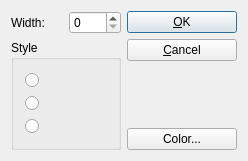
<?xml version="1.0" encoding="UTF-8"?>
<ui version="4.0">
 <comment> * OpenRPT report writer and rendering engine
 * Copyright (C) 2001-2011 by OpenMFG, LLC
 *
 * This library is free software; you can redistribute it and/or
 * modify it under the terms of the GNU Lesser General Public
 * License as published by the Free Software Foundation; either
 * version 2.1 of the License, or (at your option) any later version.
 *
 * This library is distributed in the hope that it will be useful,
 * but WITHOUT ANY WARRANTY; without even the implied warranty of
 * MERCHANTABILITY or FITNESS FOR A PARTICULAR PURPOSE. See the GNU
 * Lesser General Public License for more details.
 *
 * You should have received a copy of the GNU Lesser General Public
 * License along with this library; if not, write to the Free Software
 * Foundation, Inc., 59 Temple Place, Suite 330, Boston, MA 02111-1307 USA
 * Please contact info@openmfg.com with any questions on this license.</comment>
 <class>PathEditor</class>
 <widget class="QDialog" name="PathEditor">
  <property name="geometry">
   <rect>
    <x>0</x>
    <y>0</y>
    <width>248</width>
    <height>161</height>
   </rect>
  </property>
  <property name="windowTitle">
   <string>Stroke properties</string>
  </property>
  <layout class="QHBoxLayout">
   <property name="margin">
    <number>11</number>
   </property>
   <item>
    <layout class="QVBoxLayout">
     <item>
      <layout class="QHBoxLayout">
       <item>
        <widget class="QLabel" name="_lblWidth">
         <property name="text">
          <string>Width:</string>
         </property>
        </widget>
       </item>
       <item>
        <widget class="QSpinBox" name="_sbWidth"/>
       </item>
      </layout>
     </item>
     <item>
      <widget class="QGroupBox" name="_gbStyle">
       <property name="title">
        <string>Style</string>
       </property>
       <layout class="QGridLayout">
        <property name="margin">
         <number>11</number>
        </property>
        <item row="0" column="0">
         <widget class="QRadioButton" name="_rbSolidStyle">
          <property name="text">
           <string/>
          </property>
          <property name="icon">
           <iconset resource="../images/OpenRPTWrtembed.qrc">
            <normaloff>:/OpenRPT/images/line_solid.png</normaloff>:/OpenRPT/images/line_solid.png</iconset>
          </property>
          <property name="iconSize">
           <size>
            <width>80</width>
            <height>16</height>
           </size>
          </property>
         </widget>
        </item>
        <item row="1" column="0">
         <widget class="QRadioButton" name="_rbDashedStyle">
          <property name="text">
           <string/>
          </property>
          <property name="icon">
           <iconset resource="../images/OpenRPTWrtembed.qrc">
            <normaloff>:/OpenRPT/images/line_dashed.png</normaloff>:/OpenRPT/images/line_dashed.png</iconset>
          </property>
          <property name="iconSize">
           <size>
            <width>80</width>
            <height>16</height>
           </size>
          </property>
         </widget>
        </item>
        <item row="2" column="0">
         <widget class="QRadioButton" name="_rbDottedStyle">
          <property name="text">
           <string/>
          </property>
          <property name="icon">
           <iconset resource="../images/OpenRPTWrtembed.qrc">
            <normaloff>:/OpenRPT/images/line_dotted.png</normaloff>:/OpenRPT/images/line_dotted.png</iconset>
          </property>
          <property name="iconSize">
           <size>
            <width>80</width>
            <height>16</height>
           </size>
          </property>
         </widget>
        </item>
       </layout>
      </widget>
     </item>
    </layout>
   </item>
   <item>
    <layout class="QVBoxLayout">
     <item>
      <widget class="QPushButton" name="_btnAccept">
       <property name="text">
        <string>&amp;OK</string>
       </property>
      </widget>
     </item>
     <item>
      <widget class="QPushButton" name="_btnCancel">
       <property name="text">
        <string>&amp;Cancel</string>
       </property>
      </widget>
     </item>
     <item>
      <spacer>
       <property name="orientation">
        <enum>Qt::Vertical</enum>
       </property>
       <property name="sizeType">
        <enum>QSizePolicy::Expanding</enum>
       </property>
       <property name="sizeHint" stdset="0">
        <size>
         <width>20</width>
         <height>20</height>
        </size>
       </property>
      </spacer>
     </item>
     <item>
      <widget class="QPushButton" name="_btnColor">
       <property name="text">
        <string>Color...</string>
       </property>
      </widget>
     </item>
    </layout>
   </item>
  </layout>
 </widget>
 <layoutdefault spacing="6" margin="11"/>
 <tabstops>
  <tabstop>_btnColor</tabstop>
  <tabstop>_btnAccept</tabstop>
  <tabstop>_btnCancel</tabstop>
 </tabstops>
 <resources>
  <include location="../images/OpenRPTWrtembed.qrc"/>
 </resources>
 <connections>
  <connection>
   <sender>_btnAccept</sender>
   <signal>clicked()</signal>
   <receiver>PathEditor</receiver>
   <slot>accept()</slot>
   <hints>
    <hint type="sourcelabel">
     <x>20</x>
     <y>20</y>
    </hint>
    <hint type="destinationlabel">
     <x>20</x>
     <y>20</y>
    </hint>
   </hints>
  </connection>
  <connection>
   <sender>_btnCancel</sender>
   <signal>clicked()</signal>
   <receiver>PathEditor</receiver>
   <slot>reject()</slot>
   <hints>
    <hint type="sourcelabel">
     <x>20</x>
     <y>20</y>
    </hint>
    <hint type="destinationlabel">
     <x>20</x>
     <y>20</y>
    </hint>
   </hints>
  </connection>
 </connections>
</ui>
